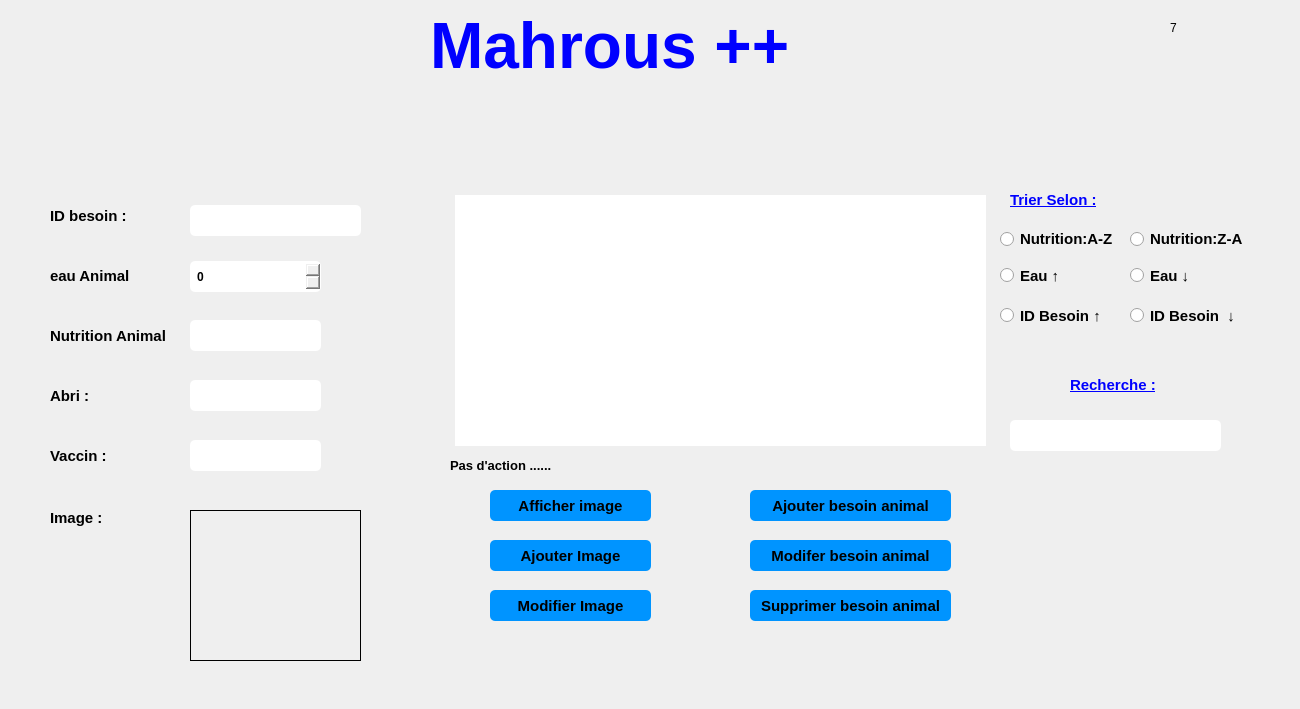
   <widget class="QWidget" name="page_8">
    <widget class="QLabel" name="label_67">
     <property name="geometry">
      <rect>
       <x>1170</x>
       <y>20</y>
       <width>16</width>
       <height>16</height>
      </rect>
     </property>
     <property name="text">
      <string>7</string>
     </property>
    </widget>
    <widget class="QRadioButton" name="radioButton_29">
     <property name="geometry">
      <rect>
       <x>1125</x>
       <y>260</y>
       <width>81</width>
       <height>31</height>
      </rect>
     </property>
     <property name="font">
      <font>
       <pointsize>11</pointsize>
       <weight>75</weight>
       <bold>true</bold>
      </font>
     </property>
     <property name="styleSheet">
      <string notr="true">
padding: 5px;
border-radius: 5px;

font-weight: bold;
</string>
     </property>
     <property name="text">
      <string>Eau ↓</string>
     </property>
    </widget>
    <widget class="QLabel" name="label_68">
     <property name="geometry">
      <rect>
       <x>50</x>
       <y>510</y>
       <width>61</width>
       <height>16</height>
      </rect>
     </property>
     <property name="font">
      <font>
       <pointsize>11</pointsize>
       <weight>75</weight>
       <bold>true</bold>
      </font>
     </property>
     <property name="text">
      <string>Image :</string>
     </property>
    </widget>
    <widget class="QLineEdit" name="cx_abri">
     <property name="geometry">
      <rect>
       <x>190</x>
       <y>380</y>
       <width>131</width>
       <height>31</height>
      </rect>
     </property>
     <property name="styleSheet">
      <string notr="true">QLineEdit {
padding: 5px;
border-radius: 5px;

font-weight: bold;
}</string>
     </property>
    </widget>
    <widget class="QTableView" name="afficher_besoinanimaux">
     <property name="geometry">
      <rect>
       <x>450</x>
       <y>190</y>
       <width>541</width>
       <height>261</height>
      </rect>
     </property>
     <property name="styleSheet">
      <string notr="true">QScrollBar:vertical {
                 background: #0094ff;
                }
                QScrollBar:horizontal {
                 background: #0094ff;
                }

QTableView  
{  
  qproperty-currentItemBackground: #cccccc;  
padding: 5px;
border-radius: 5px;

font-weight: bold;
}



</string>
     </property>
    </widget>
    <widget class="QRadioButton" name="radioButton_30">
     <property name="geometry">
      <rect>
       <x>995</x>
       <y>300</y>
       <width>131</width>
       <height>31</height>
      </rect>
     </property>
     <property name="font">
      <font>
       <pointsize>11</pointsize>
       <weight>75</weight>
       <bold>true</bold>
      </font>
     </property>
     <property name="styleSheet">
      <string notr="true">
padding: 5px;
border-radius: 5px;

font-weight: bold;
</string>
     </property>
     <property name="text">
      <string>ID Besoin ↑</string>
     </property>
    </widget>
    <widget class="QLabel" name="label_69">
     <property name="geometry">
      <rect>
       <x>320</x>
       <y>260</y>
       <width>47</width>
       <height>31</height>
      </rect>
     </property>
     <property name="styleSheet">
      <string notr="true">image:url(C:/Users/ASUS/Downloads/weather.png)</string>
     </property>
     <property name="text">
      <string/>
     </property>
    </widget>
    <widget class="QPushButton" name="pushButton_72">
     <property name="geometry">
      <rect>
       <x>750</x>
       <y>540</y>
       <width>201</width>
       <height>31</height>
      </rect>
     </property>
     <property name="font">
      <font>
       <pointsize>11</pointsize>
       <weight>75</weight>
       <bold>true</bold>
      </font>
     </property>
     <property name="styleSheet">
      <string notr="true">QPushButton {
padding: 5px;
border-radius: 5px;
background-color:#0094ff;
font-weight: bold;
}
QPushButton:hover
{
color :white;
}</string>
     </property>
     <property name="text">
      <string>Modifer besoin animal</string>
     </property>
    </widget>
    <widget class="QPushButton" name="pushButton_73">
     <property name="geometry">
      <rect>
       <x>1090</x>
       <y>480</y>
       <width>71</width>
       <height>81</height>
      </rect>
     </property>
     <property name="font">
      <font>
       <pointsize>10</pointsize>
       <weight>75</weight>
       <bold>true</bold>
      </font>
     </property>
     <property name="styleSheet">
      <string notr="true">QPushButton { border: none;image :url(C:/Users/ASUS/Downloads/bars (2).png);}
QPushButton:hover
{
border: none;image :url(C:/Users/ASUS/Downloads/bars (1).png);
}
</string>
     </property>
     <property name="text">
      <string/>
     </property>
    </widget>
    <widget class="QRadioButton" name="radioButton_31">
     <property name="geometry">
      <rect>
       <x>1125</x>
       <y>300</y>
       <width>121</width>
       <height>31</height>
      </rect>
     </property>
     <property name="font">
      <font>
       <pointsize>11</pointsize>
       <weight>75</weight>
       <bold>true</bold>
      </font>
     </property>
     <property name="styleSheet">
      <string notr="true">
padding: 5px;
border-radius: 5px;

font-weight: bold;
</string>
     </property>
     <property name="text">
      <string>ID Besoin  ↓</string>
     </property>
    </widget>
    <widget class="QLabel" name="label_70">
     <property name="geometry">
      <rect>
       <x>320</x>
       <y>440</y>
       <width>47</width>
       <height>31</height>
      </rect>
     </property>
     <property name="styleSheet">
      <string notr="true">image:url(C:/Users/ASUS/Downloads/vaccine.png)</string>
     </property>
     <property name="text">
      <string/>
     </property>
    </widget>
    <widget class="QPushButton" name="pushButton_74">
     <property name="geometry">
      <rect>
       <x>490</x>
       <y>540</y>
       <width>161</width>
       <height>31</height>
      </rect>
     </property>
     <property name="font">
      <font>
       <pointsize>11</pointsize>
       <weight>75</weight>
       <bold>true</bold>
      </font>
     </property>
     <property name="styleSheet">
      <string notr="true">QPushButton {
padding: 5px;
border-radius: 5px;
background-color:#0094ff;
font-weight: bold;
}
QPushButton:hover
{
color :white;
}</string>
     </property>
     <property name="text">
      <string>Ajouter Image</string>
     </property>
    </widget>
    <widget class="QRadioButton" name="radioButton_32">
     <property name="geometry">
      <rect>
       <x>1000</x>
       <y>230</y>
       <width>131</width>
       <height>18</height>
      </rect>
     </property>
     <property name="font">
      <font>
       <pointsize>11</pointsize>
       <weight>75</weight>
       <bold>true</bold>
      </font>
     </property>
     <property name="text">
      <string>Nutrition:A-Z</string>
     </property>
    </widget>
    <widget class="QLabel" name="label_71">
     <property name="geometry">
      <rect>
       <x>50</x>
       <y>320</y>
       <width>131</width>
       <height>31</height>
      </rect>
     </property>
     <property name="font">
      <font>
       <pointsize>11</pointsize>
       <weight>75</weight>
       <bold>true</bold>
      </font>
     </property>
     <property name="text">
      <string>Nutrition Animal</string>
     </property>
     <property name="buddy">
      <cstring>cx_nutrition</cstring>
     </property>
    </widget>
    <widget class="QPushButton" name="pushButton_75">
     <property name="geometry">
      <rect>
       <x>1010</x>
       <y>360</y>
       <width>51</width>
       <height>31</height>
      </rect>
     </property>
     <property name="font">
      <font>
       <pointsize>10</pointsize>
       <weight>75</weight>
       <bold>true</bold>
      </font>
     </property>
     <property name="styleSheet">
      <string notr="true">QPushButton { border: none;image :url(C:/Users/ASUS/Downloads/loupe.png);}
</string>
     </property>
     <property name="text">
      <string/>
     </property>
    </widget>
    <widget class="QLabel" name="chemin_3">
     <property name="geometry">
      <rect>
       <x>230</x>
       <y>670</y>
       <width>391</width>
       <height>20</height>
      </rect>
     </property>
     <property name="text">
      <string/>
     </property>
    </widget>
    <widget class="QLabel" name="label_72">
     <property name="geometry">
      <rect>
       <x>1010</x>
       <y>190</y>
       <width>101</width>
       <height>21</height>
      </rect>
     </property>
     <property name="font">
      <font>
       <pointsize>11</pointsize>
       <weight>75</weight>
       <bold>true</bold>
       <underline>true</underline>
      </font>
     </property>
     <property name="text">
      <string>&lt;html&gt;&lt;head/&gt;&lt;body&gt;&lt;p&gt;&lt;span style=&quot; color:#0000ff;&quot;&gt;Trier Selon :&lt;/span&gt;&lt;/p&gt;&lt;/body&gt;&lt;/html&gt;</string>
     </property>
    </widget>
    <widget class="QLabel" name="label_73">
     <property name="geometry">
      <rect>
       <x>320</x>
       <y>320</y>
       <width>47</width>
       <height>31</height>
      </rect>
     </property>
     <property name="styleSheet">
      <string notr="true">image:url(C:/Users/ASUS/Downloads/dog (1).png)</string>
     </property>
     <property name="text">
      <string/>
     </property>
    </widget>
    <widget class="QLabel" name="label_74">
     <property name="geometry">
      <rect>
       <x>50</x>
       <y>380</y>
       <width>61</width>
       <height>31</height>
      </rect>
     </property>
     <property name="font">
      <font>
       <pointsize>11</pointsize>
       <weight>75</weight>
       <bold>true</bold>
      </font>
     </property>
     <property name="text">
      <string>Abri :</string>
     </property>
     <property name="buddy">
      <cstring>cx_abri</cstring>
     </property>
    </widget>
    <widget class="QLabel" name="label_75">
     <property name="geometry">
      <rect>
       <x>50</x>
       <y>265</y>
       <width>111</width>
       <height>21</height>
      </rect>
     </property>
     <property name="font">
      <font>
       <pointsize>11</pointsize>
       <weight>75</weight>
       <bold>true</bold>
      </font>
     </property>
     <property name="text">
      <string>eau Animal</string>
     </property>
    </widget>
    <widget class="QLabel" name="photo_3">
     <property name="geometry">
      <rect>
       <x>190</x>
       <y>510</y>
       <width>171</width>
       <height>151</height>
      </rect>
     </property>
     <property name="frameShape">
      <enum>QFrame::Box</enum>
     </property>
     <property name="text">
      <string/>
     </property>
    </widget>
    <widget class="QLineEdit" name="cx_vaco">
     <property name="geometry">
      <rect>
       <x>190</x>
       <y>440</y>
       <width>131</width>
       <height>31</height>
      </rect>
     </property>
     <property name="styleSheet">
      <string notr="true">QLineEdit {
padding: 5px;
border-radius: 5px;

font-weight: bold;
}</string>
     </property>
    </widget>
    <widget class="QRadioButton" name="radioButton_33">
     <property name="geometry">
      <rect>
       <x>995</x>
       <y>260</y>
       <width>111</width>
       <height>31</height>
      </rect>
     </property>
     <property name="font">
      <font>
       <pointsize>11</pointsize>
       <weight>75</weight>
       <bold>true</bold>
      </font>
     </property>
     <property name="styleSheet">
      <string notr="true">
padding: 5px;
border-radius: 5px;

font-weight: bold;
</string>
     </property>
     <property name="text">
      <string>Eau ↑ </string>
     </property>
    </widget>
    <widget class="QLineEdit" name="recherche_3">
     <property name="geometry">
      <rect>
       <x>1010</x>
       <y>420</y>
       <width>211</width>
       <height>31</height>
      </rect>
     </property>
     <property name="styleSheet">
      <string notr="true">QLineEdit {
padding: 5px;
border-radius: 5px;

font-weight: bold;
}</string>
     </property>
    </widget>
    <widget class="QPushButton" name="pushButton_76">
     <property name="geometry">
      <rect>
       <x>670</x>
       <y>490</y>
       <width>51</width>
       <height>51</height>
      </rect>
     </property>
     <property name="font">
      <font>
       <pointsize>11</pointsize>
       <weight>75</weight>
       <bold>true</bold>
      </font>
     </property>
     <property name="styleSheet">
      <string notr="true">QPushButton { border: none;image :url(C:/Users/ASUS/Downloads/repeat (1).png);}
QPushButton:hover
{
border: none;image :url(C:/Users/ASUS/Downloads/repeat (2).png);
}
</string>
     </property>
     <property name="text">
      <string/>
     </property>
    </widget>
    <widget class="QLabel" name="label_78">
     <property name="geometry">
      <rect>
       <x>450</x>
       <y>450</y>
       <width>371</width>
       <height>31</height>
      </rect>
     </property>
     <property name="font">
      <font>
       <pointsize>10</pointsize>
       <weight>75</weight>
       <bold>true</bold>
      </font>
     </property>
     <property name="text">
      <string>Pas d'action ......</string>
     </property>
    </widget>
    <widget class="QLabel" name="label_79">
     <property name="geometry">
      <rect>
       <x>50</x>
       <y>200</y>
       <width>101</width>
       <height>31</height>
      </rect>
     </property>
     <property name="font">
      <font>
       <pointsize>11</pointsize>
       <weight>75</weight>
       <bold>true</bold>
      </font>
     </property>
     <property name="text">
      <string>ID besoin :</string>
     </property>
     <property name="buddy">
      <cstring>cx_idb</cstring>
     </property>
    </widget>
    <widget class="QLineEdit" name="cx_idb">
     <property name="geometry">
      <rect>
       <x>190</x>
       <y>205</y>
       <width>171</width>
       <height>31</height>
      </rect>
     </property>
     <property name="styleSheet">
      <string notr="true">QLineEdit {
padding: 5px;
border-radius: 5px;

font-weight: bold;
}</string>
     </property>
    </widget>
    <widget class="QPushButton" name="pushButton_77">
     <property name="geometry">
      <rect>
       <x>1180</x>
       <y>480</y>
       <width>81</width>
       <height>71</height>
      </rect>
     </property>
     <property name="font">
      <font>
       <pointsize>11</pointsize>
       <weight>75</weight>
       <bold>true</bold>
      </font>
     </property>
     <property name="styleSheet">
      <string notr="true">QPushButton { border: none;image :url(C:/Users/ASUS/Downloads/pdf (1).png);}
QPushButton:hover
{
border: none;image :url(C:/Users/ASUS/Downloads/multimedia (1).png);
}
</string>
     </property>
     <property name="text">
      <string/>
     </property>
    </widget>
    <widget class="QLabel" name="label_80">
     <property name="geometry">
      <rect>
       <x>50</x>
       <y>440</y>
       <width>61</width>
       <height>31</height>
      </rect>
     </property>
     <property name="font">
      <font>
       <pointsize>11</pointsize>
       <weight>75</weight>
       <bold>true</bold>
      </font>
     </property>
     <property name="text">
      <string>Vaccin :</string>
     </property>
     <property name="buddy">
      <cstring>cx_abri</cstring>
     </property>
    </widget>
    <widget class="QRadioButton" name="radioButton_34">
     <property name="geometry">
      <rect>
       <x>1130</x>
       <y>230</y>
       <width>131</width>
       <height>18</height>
      </rect>
     </property>
     <property name="font">
      <font>
       <pointsize>11</pointsize>
       <weight>75</weight>
       <bold>true</bold>
      </font>
     </property>
     <property name="text">
      <string>Nutrition:Z-A</string>
     </property>
    </widget>
    <widget class="QLineEdit" name="cx_nutrition">
     <property name="geometry">
      <rect>
       <x>190</x>
       <y>320</y>
       <width>131</width>
       <height>31</height>
      </rect>
     </property>
     <property name="styleSheet">
      <string notr="true">QLineEdit {
padding: 5px;
border-radius: 5px;

font-weight: bold;
}</string>
     </property>
    </widget>
    <widget class="QPushButton" name="pushButton_78">
     <property name="geometry">
      <rect>
       <x>490</x>
       <y>590</y>
       <width>161</width>
       <height>31</height>
      </rect>
     </property>
     <property name="font">
      <font>
       <pointsize>11</pointsize>
       <weight>75</weight>
       <bold>true</bold>
      </font>
     </property>
     <property name="styleSheet">
      <string notr="true">QPushButton {
padding: 5px;
border-radius: 5px;
background-color:#0094ff;
font-weight: bold;
}
QPushButton:hover
{
color :white;
}</string>
     </property>
     <property name="text">
      <string>Modifier Image</string>
     </property>
    </widget>
    <widget class="QPushButton" name="pushButton_79">
     <property name="geometry">
      <rect>
       <x>750</x>
       <y>490</y>
       <width>201</width>
       <height>31</height>
      </rect>
     </property>
     <property name="font">
      <font>
       <pointsize>11</pointsize>
       <weight>75</weight>
       <bold>true</bold>
      </font>
     </property>
     <property name="styleSheet">
      <string notr="true">QPushButton {
padding: 5px;
border-radius: 5px;
background-color:#0094ff;
font-weight: bold;
}
QPushButton:hover
{
color :white;
}</string>
     </property>
     <property name="text">
      <string>Ajouter besoin animal</string>
     </property>
    </widget>
    <widget class="QPushButton" name="pushButton_80">
     <property name="geometry">
      <rect>
       <x>750</x>
       <y>590</y>
       <width>201</width>
       <height>31</height>
      </rect>
     </property>
     <property name="font">
      <font>
       <pointsize>11</pointsize>
       <weight>75</weight>
       <bold>true</bold>
      </font>
     </property>
     <property name="styleSheet">
      <string notr="true">QPushButton {
padding: 5px;
border-radius: 5px;
background-color:#0094ff;
font-weight: bold;
}
QPushButton:hover
{
color :white;
}</string>
     </property>
     <property name="text">
      <string>Supprimer besoin animal</string>
     </property>
    </widget>
    <widget class="QPushButton" name="pushButton_81">
     <property name="geometry">
      <rect>
       <x>20</x>
       <y>160</y>
       <width>41</width>
       <height>31</height>
      </rect>
     </property>
     <property name="styleSheet">
      <string notr="true">QPushButton { border: none;image :url(A:/integration/integration final/back (5).png);}
QPushButton:hover
{
border: none;image :url(A:/integration/integration final/back (6).png);
}
</string>
     </property>
     <property name="text">
      <string/>
     </property>
    </widget>
    <widget class="QPushButton" name="pushButton_82">
     <property name="geometry">
      <rect>
       <x>490</x>
       <y>490</y>
       <width>161</width>
       <height>31</height>
      </rect>
     </property>
     <property name="font">
      <font>
       <pointsize>11</pointsize>
       <weight>75</weight>
       <bold>true</bold>
      </font>
     </property>
     <property name="styleSheet">
      <string notr="true">QPushButton {
padding: 5px;
border-radius: 5px;
background-color:#0094ff;
font-weight: bold;
}
QPushButton:hover
{
color :white;
}</string>
     </property>
     <property name="text">
      <string>Afficher image</string>
     </property>
    </widget>
    <widget class="QLabel" name="label_167">
     <property name="geometry">
      <rect>
       <x>0</x>
       <y>0</y>
       <width>1291</width>
       <height>700</height>
      </rect>
     </property>
     <property name="text">
      <string/>
     </property>
     <property name="pixmap">
      <pixmap>../../../../PROJET QT/qt/template.png</pixmap>
     </property>
    </widget>
    <widget class="QLabel" name="label_179">
     <property name="geometry">
      <rect>
       <x>430</x>
       <y>10</y>
       <width>411</width>
       <height>71</height>
      </rect>
     </property>
     <property name="text">
      <string>&lt;html&gt;&lt;head/&gt;&lt;body&gt;&lt;p&gt;&lt;span style=&quot; font-size:48pt; font-weight:600; color:#0000ff;&quot;&gt;Mahrous ++&lt;/span&gt;&lt;/p&gt;&lt;/body&gt;&lt;/html&gt;</string>
     </property>
    </widget>
    <widget class="QPushButton" name="pushButton_205">
     <property name="geometry">
      <rect>
       <x>1160</x>
       <y>580</y>
       <width>71</width>
       <height>71</height>
      </rect>
     </property>
     <property name="styleSheet">
      <string notr="true">QPushButton { border: none;image :url(C:/Users/ASUS/Downloads/file.png);}
QPushButton:hover
{
border: none;image :url(C:/Users/ASUS/Downloads/file (1).png);
}

</string>
     </property>
     <property name="text">
      <string/>
     </property>
    </widget>
    <widget class="QLabel" name="label_206">
     <property name="geometry">
      <rect>
       <x>330</x>
       <y>380</y>
       <width>31</width>
       <height>31</height>
      </rect>
     </property>
     <property name="styleSheet">
      <string notr="true">image:url(C:/Users/ASUS/Downloads/farm (1).png)</string>
     </property>
     <property name="text">
      <string/>
     </property>
    </widget>
    <widget class="QLabel" name="label_207">
     <property name="geometry">
      <rect>
       <x>1070</x>
       <y>370</y>
       <width>161</width>
       <height>31</height>
      </rect>
     </property>
     <property name="font">
      <font>
       <pointsize>11</pointsize>
       <weight>75</weight>
       <bold>true</bold>
       <underline>true</underline>
      </font>
     </property>
     <property name="text">
      <string>&lt;html&gt;&lt;head/&gt;&lt;body&gt;&lt;p&gt;&lt;span style=&quot; color:#0000ff;&quot;&gt;Recherche :&lt;/span&gt;&lt;/p&gt;&lt;/body&gt;&lt;/html&gt;</string>
     </property>
    </widget>
    <widget class="QLabel" name="label_231">
     <property name="geometry">
      <rect>
       <x>960</x>
       <y>590</y>
       <width>31</width>
       <height>31</height>
      </rect>
     </property>
     <property name="styleSheet">
      <string notr="true">image:url(C:/Users/ASUS/Downloads/delete.png)</string>
     </property>
     <property name="text">
      <string/>
     </property>
    </widget>
    <widget class="QLabel" name="label_245">
     <property name="geometry">
      <rect>
       <x>960</x>
       <y>490</y>
       <width>31</width>
       <height>31</height>
      </rect>
     </property>
     <property name="styleSheet">
      <string notr="true">image:url(C:/Users/ASUS/Downloads/plus.png)</string>
     </property>
     <property name="text">
      <string/>
     </property>
    </widget>
    <widget class="QLabel" name="label_264">
     <property name="geometry">
      <rect>
       <x>960</x>
       <y>540</y>
       <width>31</width>
       <height>31</height>
      </rect>
     </property>
     <property name="styleSheet">
      <string notr="true">image:url(A:/integration/integration final/modif.png)</string>
     </property>
     <property name="text">
      <string/>
     </property>
    </widget>
    <widget class="QLabel" name="label_279">
     <property name="geometry">
      <rect>
       <x>450</x>
       <y>590</y>
       <width>41</width>
       <height>31</height>
      </rect>
     </property>
     <property name="styleSheet">
      <string notr="true">image:url(A:/integration/integration final/afficher image.png)</string>
     </property>
     <property name="text">
      <string/>
     </property>
    </widget>
    <widget class="QLabel" name="label_76">
     <property name="geometry">
      <rect>
       <x>130</x>
       <y>510</y>
       <width>47</width>
       <height>41</height>
      </rect>
     </property>
     <property name="styleSheet">
      <string notr="true">image :url(A:/integration/integration final/image.png);</string>
     </property>
     <property name="text">
      <string/>
     </property>
    </widget>
    <widget class="QLabel" name="label_278">
     <property name="geometry">
      <rect>
       <x>450</x>
       <y>490</y>
       <width>41</width>
       <height>31</height>
      </rect>
     </property>
     <property name="styleSheet">
      <string notr="true">image:url(A:/integration/integration final/ajouter image.png)</string>
     </property>
     <property name="text">
      <string/>
     </property>
    </widget>
    <widget class="QLabel" name="label_277">
     <property name="geometry">
      <rect>
       <x>450</x>
       <y>540</y>
       <width>41</width>
       <height>31</height>
      </rect>
     </property>
     <property name="styleSheet">
      <string notr="true">image:url(A:/integration/integration final/modifier image.png)</string>
     </property>
     <property name="text">
      <string/>
     </property>
    </widget>
    <widget class="QSpinBox" name="cx_eau">
     <property name="geometry">
      <rect>
       <x>190</x>
       <y>261</y>
       <width>131</width>
       <height>31</height>
      </rect>
     </property>
     <property name="styleSheet">
      <string notr="true">
padding: 5px;
border-radius: 5px;

font-weight: bold;
</string>
     </property>
     <property name="maximum">
      <number>1000</number>
     </property>
    </widget>
    <widget class="QLabel" name="remarque_idba">
     <property name="geometry">
      <rect>
       <x>366</x>
       <y>210</y>
       <width>21</width>
       <height>20</height>
      </rect>
     </property>
     <property name="text">
      <string/>
     </property>
    </widget>
    <widget class="QLabel" name="text_idba">
     <property name="geometry">
      <rect>
       <x>190</x>
       <y>240</y>
       <width>171</width>
       <height>20</height>
      </rect>
     </property>
     <property name="text">
      <string/>
     </property>
    </widget>
    <widget class="QLabel" name="text_eau">
     <property name="geometry">
      <rect>
       <x>190</x>
       <y>295</y>
       <width>171</width>
       <height>21</height>
      </rect>
     </property>
     <property name="text">
      <string/>
     </property>
    </widget>
    <widget class="QLabel" name="remarque_eau">
     <property name="geometry">
      <rect>
       <x>370</x>
       <y>263</y>
       <width>31</width>
       <height>21</height>
      </rect>
     </property>
     <property name="text">
      <string/>
     </property>
    </widget>
    <widget class="QLabel" name="text_nutrition">
     <property name="geometry">
      <rect>
       <x>190</x>
       <y>350</y>
       <width>171</width>
       <height>21</height>
      </rect>
     </property>
     <property name="text">
      <string/>
     </property>
    </widget>
    <widget class="QLabel" name="remarque_nutrition">
     <property name="geometry">
      <rect>
       <x>370</x>
       <y>320</y>
       <width>21</width>
       <height>21</height>
      </rect>
     </property>
     <property name="text">
      <string/>
     </property>
    </widget>
    <widget class="QLabel" name="text_abri">
     <property name="geometry">
      <rect>
       <x>180</x>
       <y>410</y>
       <width>171</width>
       <height>16</height>
      </rect>
     </property>
     <property name="text">
      <string/>
     </property>
    </widget>
    <widget class="QLabel" name="remarque_abri">
     <property name="geometry">
      <rect>
       <x>380</x>
       <y>390</y>
       <width>21</width>
       <height>21</height>
      </rect>
     </property>
     <property name="text">
      <string/>
     </property>
    </widget>
    <widget class="QLabel" name="text_vaccin">
     <property name="geometry">
      <rect>
       <x>190</x>
       <y>480</y>
       <width>161</width>
       <height>16</height>
      </rect>
     </property>
     <property name="text">
      <string/>
     </property>
    </widget>
    <widget class="QLabel" name="remarque_vaccin">
     <property name="geometry">
      <rect>
       <x>370</x>
       <y>450</y>
       <width>21</width>
       <height>21</height>
      </rect>
     </property>
     <property name="text">
      <string/>
     </property>
    </widget>
    <widget class="QLabel" name="text_imageba">
     <property name="geometry">
      <rect>
       <x>46</x>
       <y>580</y>
       <width>131</width>
       <height>20</height>
      </rect>
     </property>
     <property name="text">
      <string/>
     </property>
    </widget>
    <widget class="QLabel" name="remarque_imageba">
     <property name="geometry">
      <rect>
       <x>390</x>
       <y>533</y>
       <width>21</width>
       <height>21</height>
      </rect>
     </property>
     <property name="text">
      <string/>
     </property>
    </widget>
    <zorder>label_167</zorder>
    <zorder>label_67</zorder>
    <zorder>radioButton_29</zorder>
    <zorder>label_68</zorder>
    <zorder>cx_abri</zorder>
    <zorder>afficher_besoinanimaux</zorder>
    <zorder>radioButton_30</zorder>
    <zorder>label_69</zorder>
    <zorder>pushButton_72</zorder>
    <zorder>pushButton_73</zorder>
    <zorder>radioButton_31</zorder>
    <zorder>label_70</zorder>
    <zorder>pushButton_74</zorder>
    <zorder>radioButton_32</zorder>
    <zorder>label_71</zorder>
    <zorder>pushButton_75</zorder>
    <zorder>chemin_3</zorder>
    <zorder>label_72</zorder>
    <zorder>label_73</zorder>
    <zorder>label_74</zorder>
    <zorder>label_75</zorder>
    <zorder>photo_3</zorder>
    <zorder>cx_vaco</zorder>
    <zorder>radioButton_33</zorder>
    <zorder>recherche_3</zorder>
    <zorder>pushButton_76</zorder>
    <zorder>label_78</zorder>
    <zorder>label_79</zorder>
    <zorder>cx_idb</zorder>
    <zorder>pushButton_77</zorder>
    <zorder>label_80</zorder>
    <zorder>radioButton_34</zorder>
    <zorder>cx_nutrition</zorder>
    <zorder>pushButton_78</zorder>
    <zorder>pushButton_79</zorder>
    <zorder>pushButton_80</zorder>
    <zorder>pushButton_81</zorder>
    <zorder>pushButton_82</zorder>
    <zorder>label_179</zorder>
    <zorder>pushButton_205</zorder>
    <zorder>label_206</zorder>
    <zorder>label_207</zorder>
    <zorder>label_231</zorder>
    <zorder>label_245</zorder>
    <zorder>label_264</zorder>
    <zorder>label_279</zorder>
    <zorder>label_76</zorder>
    <zorder>label_278</zorder>
    <zorder>label_277</zorder>
    <zorder>cx_eau</zorder>
    <zorder>remarque_idba</zorder>
    <zorder>text_idba</zorder>
    <zorder>text_eau</zorder>
    <zorder>remarque_eau</zorder>
    <zorder>text_nutrition</zorder>
    <zorder>remarque_nutrition</zorder>
    <zorder>text_abri</zorder>
    <zorder>remarque_abri</zorder>
    <zorder>text_vaccin</zorder>
    <zorder>remarque_vaccin</zorder>
    <zorder>text_imageba</zorder>
    <zorder>remarque_imageba</zorder>
   </widget>
